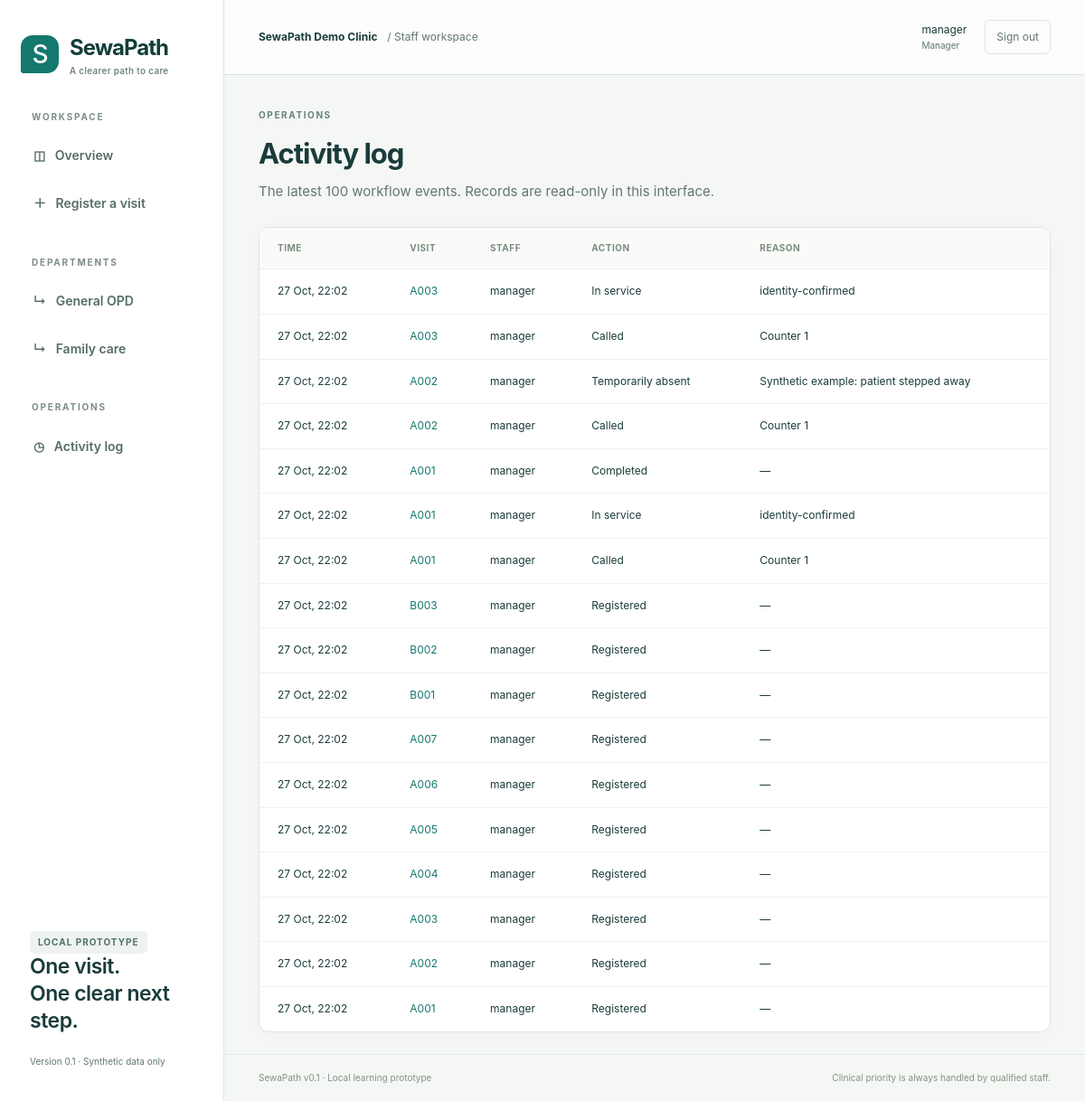
Screenshot of /activity/ (signed in) with the database file from the repository.
### flow/models.py (models this page shows, shortened)
class Department(models.Model):
    name = models.CharField(max_length=100)
    slug = models.SlugField(unique=True)
    prefix = models.CharField(max_length=5, unique=True)
    location = models.CharField(max_length=120)
    is_open = models.BooleanField(default=True)

class StaffProfile(models.Model):
    ROLES = [('manager', 'Manager'), ('reception', 'Reception'), ('operator', 'OPD operator')]
    user = models.OneToOneField(settings.AUTH_USER_MODEL, on_delete=models.CASCADE, related_name='profile')
    role = models.CharField(max_length=20, choices=ROLES)
    department = models.ForeignKey(Department, null=True, blank=True, on_delete=models.PROTECT)

class AuditEvent(models.Model):
    actor = models.ForeignKey(settings.AUTH_USER_MODEL, null=True, on_delete=models.PROTECT)
    visit = models.ForeignKey(Visit, on_delete=models.PROTECT)
    action = models.CharField(max_length=50)
    reason = models.CharField(max_length=250, blank=True)
    created_at = models.DateTimeField(default=timezone.now)
    class Meta:
        ordering = ['-created_at', '-id']

class Visit(models.Model):
    STATES = [('waiting', 'Waiting'), ('called', 'Called'), ('in_service', 'In service'),
              ('absent', 'Temporarily absent'), ('completed', 'Completed'), ('cancelled', 'Cancelled')]
    id = models.UUIDField(primary_key=True, default=uuid.uuid4, editable=False)
    request_key = models.UUIDField(unique=True)
    request_fingerprint = models.CharField(max_length=64, default='')
    patient = models.ForeignKey(Patient, on_delete=models.PROTECT)
    department = models.ForeignKey(Department, on_delete=models.PROTECT)
    counter = models.ForeignKey(Counter, on_delete=models.PROTECT, null=True, blank=True)
    date = models.DateField(default=timezone.localdate)
    token = models.CharField(max_length=20)
    status = models.CharField(max_length=15, choices=STATES, default='waiting')
    created_at = models.DateTimeField(default=timezone.now)
    queued_at = models.DateTimeField(default=timezone.now)
    called_at = models.DateTimeField(null=True, blank=True)
    started_at = models.DateTimeField(null=True, blank=True)
    finished_at = models.DateTimeField(null=True, blank=True)
    version = models.PositiveIntegerField(default=0)
    class Meta:
        ordering = ['queued_at', 'id']
        constraints = [
            models.UniqueConstraint(fields=['department', 'date', 'token'], name='unique_daily_token'),
            models.UniqueConstraint(fields=['patient'], condition=Q(status__in=ACTIVE), name='one_active_visit_per_patient'),
            models.UniqueConstraint(fields=['counter'], condition=Q(status__in=['called', 'in_service']), name='one_active_call_per_counter'),
            models.CheckConstraint(condition=(Q(status__in=['called', 'in_service'], counter__isnull=False) | Q(status__in=['waiting', 'absent', 'completed', 'cancelled'], counter__isnull=True)), name='counter_matches_state'),
        ]

### flow/views.py (the view)
# urls.py: path('activity/', views.activity, name='activity'),
@staff_view
def activity(request):
    require_role(request.user, 'manager')
    return render(request, 'flow/activity.html', {'events': AuditEvent.objects.select_related('actor', 'visit').all()[:100]})

### flow/access.py (called while the page is built)
def profile(user):
    try:
        return user.profile
    except StaffProfile.DoesNotExist:
        raise PermissionDenied('Your account needs a SewaPath staff role.')

def require_role(user, *roles):
    if profile(user).role not in roles:
        raise PermissionDenied('This action is not included in your staff role.')

def staff_view(fn):
    @login_required
    @wraps(fn)
    def wrapped(request, *args, **kwargs):
        profile(request.user)
        return fn(request, *args, **kwargs)
    return wrapped

### flow/context.py (called while the page is built)
def navigation(request):
    if request.user.is_authenticated:
        p = getattr(request.user, 'profile', None)
        departments = Department.objects.all()
        if p and p.role == 'operator':
            departments = departments.filter(pk=p.department_id)
        return {'nav_departments': departments, 'staff_profile': p}
    return {}

### templates/flow/activity.html
{% extends 'base.html' %}{% block content %}<div class="page-heading"><div><p class="eyebrow">OPERATIONS</p><h1>Activity log</h1><p class="muted">The latest 100 workflow events. Records are read-only in this interface.</p></div></div><div class="panel table-wrap"><table><thead><tr><th>Time</th><th>Visit</th><th>Staff</th><th>Action</th><th>Reason</th></tr></thead><tbody>{% for e in events %}<tr><td>{{ e.created_at|date:'j M, H:i' }}</td><td><a href="{% url 'detail' e.visit.pk %}">{{ e.visit.token }}</a></td><td>{{ e.actor.username|default:'System' }}</td><td>{{ e.action }}</td><td>{{ e.reason|default:'—' }}</td></tr>{% empty %}<tr><td colspan="5" class="empty">No activity recorded yet.</td></tr>{% endfor %}</tbody></table></div>{% endblock %}

### templates/base.html (shortened to what this page needs)
{% load static %}<!doctype html>
<html lang="en"><head><link rel="stylesheet" href="{% static 'app.css' %}"></head>
<body><a class="skip" href="#main">Skip to content</a>
{% block shell %}
<aside class="sidebar"><a class="brand" href="{% url 'dashboard' %}"><span class="brand-mark">S</span><span>SewaPath<small>A clearer path to care</small></span></a>
<p class="nav-label">WORKSPACE</p><nav aria-label="Main navigation"><a href="{% url 'dashboard' %}" {% if request.resolver_match.url_name == 'dashboard' %}aria-current="page"{% endif %}>◫ &nbsp; Overview</a>
{% if staff_profile.role != 'operator' %}<a href="{% url 'register' %}" {% if request.resolver_match.url_name == 'register' %}aria-current="page"{% endif %}>＋ &nbsp; Register a visit</a>{% endif %}
<p class="nav-label">DEPARTMENTS</p>{% for d in nav_departments %}<a href="{% url 'queue' d.slug %}" {% if department == d %}aria-current="page"{% endif %}>↳ &nbsp; {{ d.name }}</a>{% endfor %}
{% if staff_profile.role == 'manager' %}<p class="nav-label">OPERATIONS</p><a href="{% url 'activity' %}">◷ &nbsp; Activity log</a>{% endif %}</nav>
<div class="sidebar-foot"><span class="pill">LOCAL PROTOTYPE</span><p>One visit.<br>One clear next step.</p><small>Version 0.1 · Synthetic data only</small></div></aside>
<div class="workspace"><header class="topbar"><span class="site-name">SewaPath Demo Clinic <span class="muted">/ Staff workspace</span></span><div class="account"><span>{{ request.user.get_full_name|default:request.user.username }} <small>{{ staff_profile.get_role_display }}</small></span><form action="{% url 'logout' %}" method="post">{% csrf_token %}<button class="quiet" type="submit">Sign out</button></form></div></header>
<main id="main" class="main">{% block content %}{% endblock %}</main><footer class="footer">SewaPath v0.1 · Local learning prototype <span>Clinical priority is always handled by qualified staff.</span></footer></div>
{% endblock %}</body></html>

### static/app.css (style rules this page uses)
:root { --ink:#193c3a;--muted:#617774;--teal:#14786e;--deep:#123e39;--mint:#e8f3ee;--line:#dce6e2;--paper:#f5f7f4;--white:#fff;--orange:#c97439;--shadow:0 5px 22px #193c3a05 }
* { box-sizing:border-box }
body { margin:0;color:var(--ink);font-family:Inter,"Segoe UI",Arial,sans-serif;background:var(--paper);font-size:15px;line-height:1.55 }
a { color:var(--teal);text-decoration:none }
button,input,select { font:inherit }
button,a,input,select,summary { outline-offset:4px }
button { cursor:pointer }
.sidebar { width:248px;position:fixed;inset:0 auto 0 0;background:#fff;border-right:1px solid var(--line);padding:34px 23px;display:flex;flex-direction:column }
.brand { display:flex;align-items:center;gap:12px;color:var(--deep);font-size:24px;font-weight:750;letter-spacing:-1px }
.brand small { display:block;font-size:10px;font-weight:500;letter-spacing:.3px;color:var(--muted) }
.brand-mark { width:42px;height:42px;background:var(--teal);border-radius:13px 13px 13px 3px;display:grid;place-items:center;color:#fff;font-size:28px;font-weight:500 }
.nav-label { font-size:10px;letter-spacing:1.8px;color:#7b8d87;margin:35px 12px 12px;font-weight:700 }
nav a { display:block;padding:12px 14px;margin-bottom:7px;color:#556d66;font-weight:600;font-size:14px;border-radius:8px }
.sidebar-foot { margin-top:auto;padding:24px 10px 0 }
.sidebar-foot p { font-size:23px;line-height:1.3;font-weight:600;letter-spacing:-.5px }
.sidebar-foot small { font-size:10px;color:var(--muted) }
.pill { display:inline-block;font-size:10px;letter-spacing:1px;font-weight:700;padding:5px 9px;border-radius:5px;background:#eef3ef;color:#527267 }
.workspace { margin-left:248px }
.topbar { height:83px;border-bottom:1px solid var(--line);display:flex;align-items:center;justify-content:space-between;padding:0 38px;background:#ffffffbd;gap:16px }
.site-name { font-size:12px;font-weight:700 }
.site-name .muted { font-weight:400;margin-left:8px }
.account { display:flex;align-items:center;gap:20px;font-size:12px }
.account small { display:block;color:var(--muted);font-size:10px }
.quiet { background:transparent;border:1px solid var(--line);border-radius:6px;padding:9px 12px;color:var(--muted) }
.main { max-width:1550px;margin:auto;padding:37px 38px 24px;min-height:calc(100vh - 145px) }
h1,h2,h3,p { margin-top:0 }
h1 { font-size:31px;line-height:1.2;letter-spacing:-1px;font-weight:650;margin-bottom:12px }
p { margin-bottom:16px }
.eyebrow { font-size:10px;color:#66837a;font-weight:700;letter-spacing:1.6px;margin-bottom:15px }
.muted { color:var(--muted) }
.page-heading { display:flex;justify-content:space-between;align-items:center;gap:24px;margin-bottom:28px }
.page-heading p:last-child { margin-bottom:0 }
.panel { background:white;border:1px solid var(--line);border-radius:11px;box-shadow:var(--shadow) }
.table-wrap { overflow-x:auto }
table { border-collapse:collapse;width:100%;text-align:left;font-size:12px;white-space:nowrap }
th { background:#fafbf9;color:#7b8b81;font-size:10px;letter-spacing:.5px;text-transform:uppercase;padding:15px 20px;font-weight:650 }
td { border-top:1px solid #edf1ed;padding:15px 20px }
.footer { border-top:1px solid var(--line);padding:18px 38px;display:flex;justify-content:space-between;gap:16px;font-size:10px;color:#819187 }

### rows the page displays
Department: name "General OPD"
Department: name "Family care"
StaffProfile: role "Manager"
AuditEvent: created_at "27 Oct, 22:02", visit.token "A003", actor.username "manager", action "In service", reason "identity-confirmed"
AuditEvent: created_at "27 Oct, 22:02", visit.token "A003", actor.username "manager", action "Called", reason "Counter 1"
AuditEvent: created_at "27 Oct, 22:02", visit.token "A002", actor.username "manager", action "Temporarily absent", reason "Synthetic example: patient stepped away"
AuditEvent: created_at "27 Oct, 22:02", visit.token "A002", actor.username "manager", action "Called", reason "Counter 1"
AuditEvent: created_at "27 Oct, 22:02", visit.token "A001", actor.username "manager", action "Completed", reason "—"
AuditEvent: created_at "27 Oct, 22:02", visit.token "A001", actor.username "manager", action "In service", reason "identity-confirmed"
AuditEvent: created_at "27 Oct, 22:02", visit.token "A001", actor.username "manager", action "Called", reason "Counter 1"
AuditEvent: created_at "27 Oct, 22:02", visit.token "B003", actor.username "manager", action "Registered", reason "—"
AuditEvent: created_at "27 Oct, 22:02", visit.token "B002", actor.username "manager", action "Registered", reason "—"
AuditEvent: created_at "27 Oct, 22:02", visit.token "B001", actor.username "manager", action "Registered", reason "—"
AuditEvent: created_at "27 Oct, 22:02", visit.token "A007", actor.username "manager", action "Registered", reason "—"
AuditEvent: created_at "27 Oct, 22:02", visit.token "A006", actor.username "manager", action "Registered", reason "—"
AuditEvent: created_at "27 Oct, 22:02", visit.token "A005", actor.username "manager", action "Registered", reason "—"
AuditEvent: created_at "27 Oct, 22:02", visit.token "A004", actor.username "manager", action "Registered", reason "—"
AuditEvent: created_at "27 Oct, 22:02", visit.token "A003", actor.username "manager", action "Registered", reason "—"
AuditEvent: created_at "27 Oct, 22:02", visit.token "A002", actor.username "manager", action "Registered", reason "—"
AuditEvent: created_at "27 Oct, 22:02", visit.token "A001", actor.username "manager", action "Registered", reason "—"

### other values shown
{{ request.user.get_full_name|default:request.user.username }} "manager"
